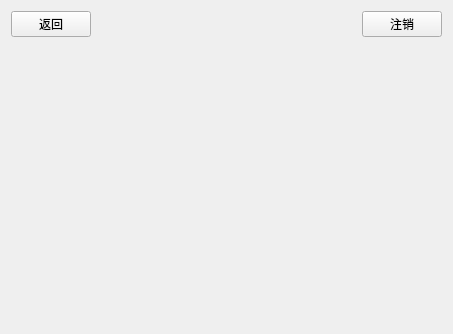
<?xml version="1.0" encoding="UTF-8"?>
<ui version="4.0">
 <class>MasterView</class>
 <widget class="QWidget" name="MasterView">
  <property name="geometry">
   <rect>
    <x>0</x>
    <y>0</y>
    <width>453</width>
    <height>334</height>
   </rect>
  </property>
  <property name="windowTitle">
   <string>MasterView</string>
  </property>
  <layout class="QVBoxLayout" name="verticalLayout_2">
   <item>
    <layout class="QVBoxLayout" name="verticalLayout">
     <item>
      <layout class="QHBoxLayout" name="horizontalLayout">
       <item>
        <widget class="QPushButton" name="btBack">
         <property name="text">
          <string>返回</string>
         </property>
        </widget>
       </item>
       <item>
        <spacer name="horizontalSpacer">
         <property name="orientation">
          <enum>Qt::Orientation::Horizontal</enum>
         </property>
         <property name="sizeHint" stdset="0">
          <size>
           <width>40</width>
           <height>20</height>
          </size>
         </property>
        </spacer>
       </item>
       <item>
        <widget class="QLabel" name="labelTitle">
         <property name="text">
          <string/>
         </property>
        </widget>
       </item>
       <item>
        <spacer name="horizontalSpacer_2">
         <property name="orientation">
          <enum>Qt::Orientation::Horizontal</enum>
         </property>
         <property name="sizeHint" stdset="0">
          <size>
           <width>40</width>
           <height>20</height>
          </size>
         </property>
        </spacer>
       </item>
       <item>
        <widget class="QPushButton" name="btLogout">
         <property name="text">
          <string>注销</string>
         </property>
        </widget>
       </item>
      </layout>
     </item>
     <item>
      <widget class="QStackedWidget" name="stackedWidget"/>
     </item>
    </layout>
   </item>
  </layout>
 </widget>
 <resources/>
 <connections/>
</ui>
